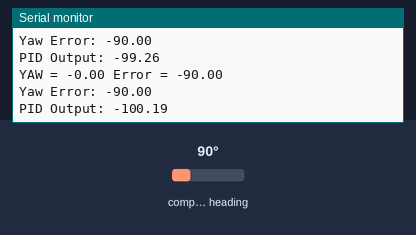
Simulated run of this sketch. Board: Arduino Uno, built with avr-gcc and run on an emulated ATmega328P. On the bench: the last lines printed to the serial monitor. Inputs (shaded band) come from the test bench; at power-on: compass heading 90°.

Above: at 2.2 s.
2.3 s: compass heading set to 7°
At 2.34 s:
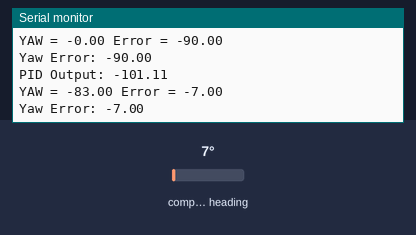
3.8 s: compass heading set to 90°
At 3.88 s:
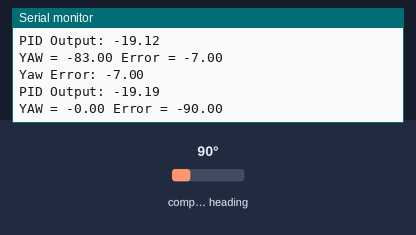
5.3 s: compass heading set to 269°
At 5.32 s:
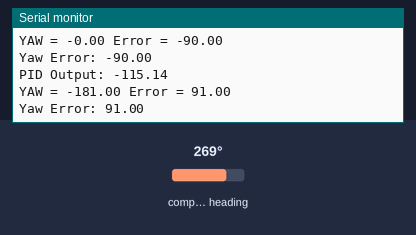
Timing chart, 0 to 8.3 s (numbered marks = the images above; inputs shaded):
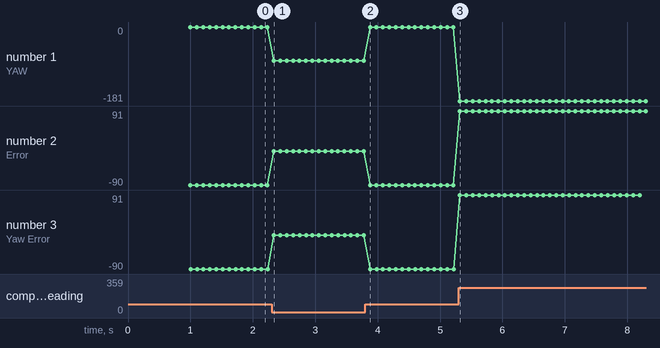

Measured:
- after the input at 2.3 s, the serial monitor: prints a new line at once (image 1)
- plotted number 1: 0 → -83 after the input at 2.3 s
- plotted number 2: -90 → -7 after the input at 2.3 s
- plotted number 3: -90 → -7 after the input at 2.3 s

The sketch:

piddd.ino
```cpp
#include <Wire.h>
#include <Adafruit_Sensor.h>
#include <Adafruit_BNO055.h>
#include <utility/imumaths.h>
#include <math.h>

#define pi 3.1415926535
#define BNO055_SAMPLERATE_DELAY_MS (100)

// Variables
float yawtarget = -90;
float output1, output2, output3;
float yawerror;
Adafruit_BNO055 myIMU = Adafruit_BNO055();
float q0, q1, q2, q3, yaw = 0;
float kp = 1.0, ki = 0.1, kd = 0.5; // Tunable PID gains
double errsum = 0, lasterr = 0;
unsigned long lastTime = 0;

void compute() {
  unsigned long now = millis();
  double timeChange = (double)(now - lastTime) / 1000.0; // Convert to seconds

  if (timeChange > 0) {
    yawerror = yawtarget - yaw; // Calculate error
    errsum += yawerror * timeChange; // Accumulate integral error
    errsum = constrain(errsum, -1000, 1000); // Prevent integral windup

    double derr = (yawerror - lasterr) / timeChange; // Derivative term

    // PID formula
    float pidOutput = kp * yawerror + ki * errsum + kd * derr;

    // Clamp output
    pidOutput = constrain(pidOutput, -255, 255);

    // Calculate individual motor outputs based on PID output
    output1 = pidOutput; // Example for motor 1
    output2 = -pidOutput; // Example for motor 2 (reversed)
    output3 = pidOutput / 2; // Example for motor 3 (scaled)

    lasterr = yawerror; // Update last error
    lastTime = now; // Update last computation time

    // Debugging information
    Serial.print("Yaw Error: ");
    Serial.println(yawerror);
    Serial.print("PID Output: ");
    Serial.println(pidOutput);
  }
}

void setup() {
  Serial.begin(115200);
  myIMU.begin();
  delay(1000);
  myIMU.setExtCrystalUse(true);

  // Initial time
  lastTime = millis();
}

void loop() {
  uint8_t system, gyro, accel, mg = 0;
  myIMU.getCalibration(&system, &gyro, &accel, &mg);

  imu::Quaternion quat = myIMU.getQuat();

  q0 = quat.w();
  q1 = quat.x();
  q2 = quat.y();
  q3 = quat.z();
  yaw = -atan2(2 * (q0 * q3 + q1 * q2), 1 - 2 * (q2 * q2 + q3 * q3)) - pi / 2;
  yaw = yaw * (180.0 / pi);

  // Debugging yaw and error
  Serial.print("YAW = ");
  Serial.print(yaw);
  Serial.print(" Error = ");
  Serial.println(yawtarget - yaw);

  compute(); // Run PID computation
  delay(BNO055_SAMPLERATE_DELAY_MS);
}
```
